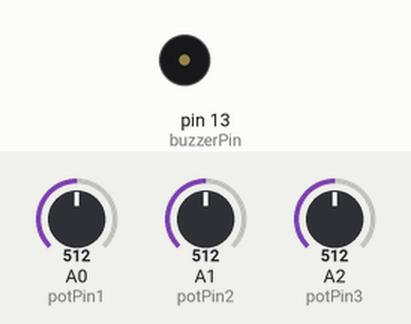
A sketch run on a simulated Arduino Uno, built with avr-gcc and run on an emulated ATmega328P. On the bench: buzzer (waves = sounding). Inputs (shaded band) come from the test bench; at power-on: A0 (potPin1) = 512, A1 (potPin2) = 512, A2 (potPin3) = 512.

Above: at 2.8 s.
2.9 s: A0 (potPin1) set to 122
At 3.4 s:
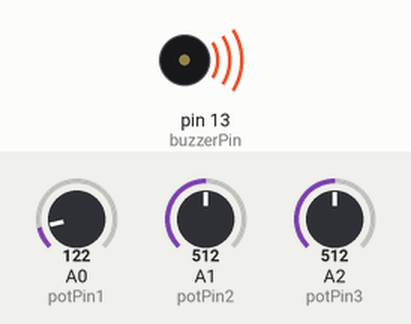
At 3.9 s:
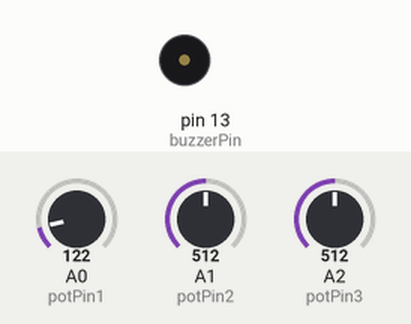
6.4 s: A0 (potPin1) set to 0
Timing chart, 0 to 15.9 s (numbered marks = the images above; inputs shaded):
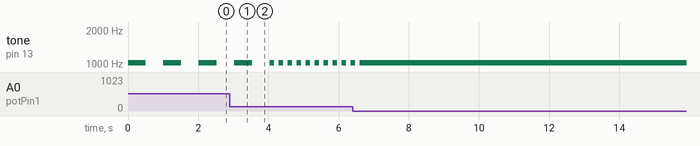

The sketch:

2poten_1light_synthesizer.ino
```cpp
const int buzzerPin = 13;
const int potPin1 = A0;
const int potPin2 = A1;
const int potPin3 = A2;

int tone1;
int tone2;
int tempo;

void setup() {
  pinMode(buzzerPin, OUTPUT);
}

void loop() {
  tempo = map(analogRead(potPin1), 0, 1023, 10, 1000);
  tone1 = map(analogRead(potPin2), 0, 1023, 50, 2000);
  tone2 = map(analogRead(potPin3), 0, 1023, 50, 2000);

  tone(buzzerPin, tone1);
  delay(tempo);
  noTone(buzzerPin);
  delay(tempo);

  tone(buzzerPin, tone2);
  delay(tempo);
  noTone(buzzerPin);
  delay(tempo);
}
```

Measured:
- by itself, tone on pin 13 (buzzerPin): repeats every 0.02 s: 1025 Hz 0.01 s, silent 0.01 s
